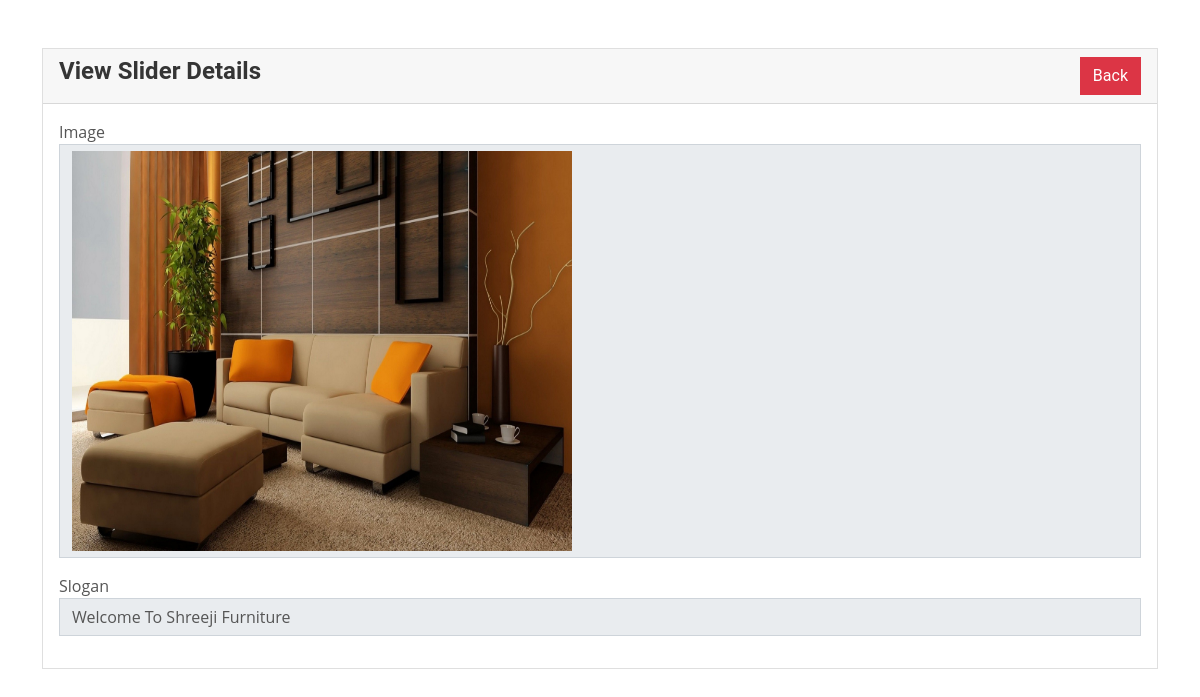
Screenshot of /admin/slider_view.php?id=1 with the database file from the repository.
### tables this page shows
CREATE TABLE `slider` (
  `id` int(11) NOT NULL,
  `image` varchar(255) NOT NULL,
  `slogan` varchar(255) NOT NULL
);

### admin/slider_view.php (the view, shortened to what this page needs)
<?php
include "connect.php";
if (isset($_GET['id'])) {
    $id = mysqli_real_escape_string($con, $_GET['id']);
    $query = "SELECT * FROM slider WHERE id='$id'";
    $query_run = mysqli_query($con, $query);
    if (mysqli_num_rows($query_run) > 0) {
        $cat= mysqli_fetch_assoc($query_run);
        $image = $cat['image'];
        $slogan = $cat['slogan'];
        ?>
            <!DOCTYPE html>
            <html lang="en">
                <head>
                    <link href="css/bootstrap.min.css" rel="stylesheet">
                </head>
                <body>
                    <div class="container mt-5">
                        <div class="row">
                            <div class="col-md-12">
                                <div class="card">
                                    <div class="card-header">
                                        <h4>View Slider Details
                                            <a href="slider.php" class="btn btn-danger float-end">Back</a>
                                        </h4>
                                    </div>
                                    <div class="card-body">
                                            <div class="mb-3">
                                                <label for="file">Image</label>
                                                <p class="form-control">
                                                <img src="img/<?= $image; ?>" alt="Image" style="width: 500px; height: 400px;">
                                                </p>
                                            </div>
                                            <div class="mb-3">
                                                <label for="slogan">Slogan</label>
                                                <p class="form-control">
                                                <?= $slogan; ?>
                                                </p>
                                            </div>
                                    </div>
                                </div>
                            </div>
                        </div>
                    </div>
                </body>
            </html>
            <?php
    } else {
        echo "<h4>No such ID Found</h4>";
    }
} else {
    echo "<h4>ID not provided</h4>";
}
?>

### rows the page displays
slider: image (picture), slogan "Welcome To Shreeji Furniture"
